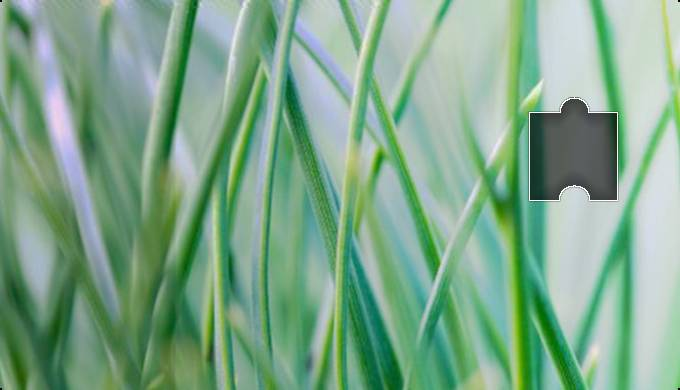
#> input picture img/origin.jpg, 680 x 390 px; its folder holds only this picture in this run
$ python -i crack.py   (imports and definitions only)
#> lines starting #> are read from the running program, lines starting #| are printed output that depends on the picture; after the words box and inside, x2 and y2 are one past the last pixel; in counts of white or black regions, pixels touching at a corner belong together
#> further down, picture is the input picture: shape (390, 680, 3); mean B, G, R 138.7, 167.1, 126.5
#!D:\DEV\Python\Python38-32
import logging
import random
import urllib.request

import cv2 as cv
from selenium.webdriver import ActionChains
from selenium.webdriver.common.by import By
from selenium.webdriver.support import expected_conditions as EC
from selenium.webdriver.support.ui import WebDriverWait

import easing


# [46 lines left out: function crack, not called in this run]


def get_pos(image):
    blurred = cv.GaussianBlur(image, (5, 5), 0)
    canny = cv.Canny(blurred, 200, 400)
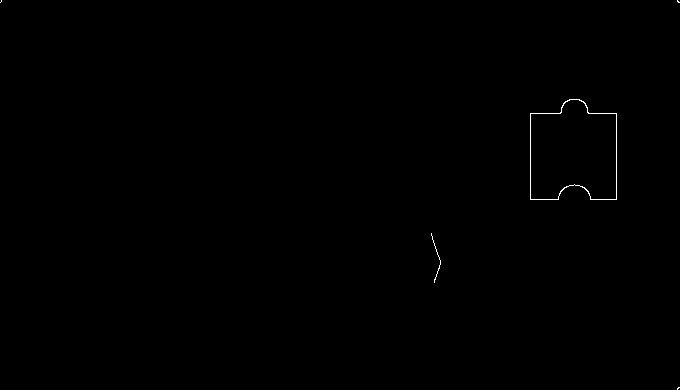
#> canny: shape (390, 680); 0.17% white in thin lines or dots
    contours, hierarchy = cv.findContours(
        canny, cv.RETR_EXTERNAL, cv.CHAIN_APPROX_SIMPLE)
#> contours = 5 contours, 4 with area under 20; largest, box (x1, y1, x2, y2) and area: (530, 99, 617, 200) 7360
    for i, contour in enumerate(contours):
        M = cv.moments(contour)
        if M['m00'] == 0:
            cx = cy = 0
        else:
            cx, cy = M['m10'] / M['m00'], M['m01'] / M['m00']
        if 6000 < cv.contourArea(contour) < 8000 and 370 < cv.arcLength(contour, True) < 390:
            if cx < 400:
                continue
            x, y, w, h = cv.boundingRect(contour)  # 外接矩形
            cv.rectangle(image, (x, y), (x + w, y + h), (0, 0, 255), 2)
            cv.imwrite("output/img/done.jpg", image)
            # cv.imshow('image', image)
            return x
#> this loop made 3 passes
#> (cx, cy, x, y, w, h) on pass 3: (573, 152.1, 530, 99, 87, 101)
#> (contour, cx, cy) on pass 1: ([[678, 387], [677, 388], [677, 389], [679, 387]], 677.8, 387.8)
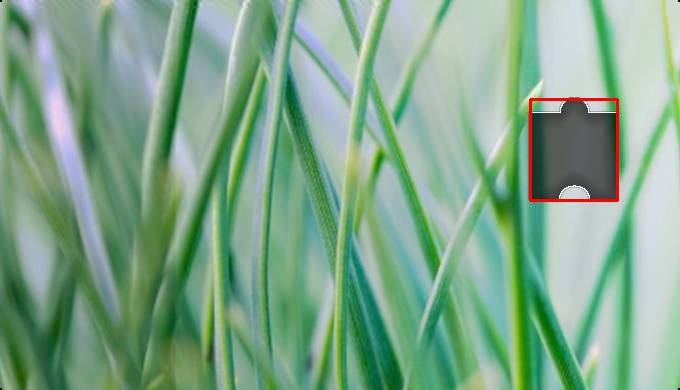
#> image: shape (390, 680, 3); 0.42% of pixels changed, all inside (x1, y1, x2, y2) = (529, 98, 619, 202)
    return 0


# [6 lines left out: function fake_drag, not called in this run]

>>> import cv2
>>> picture = cv2.imread('img/origin.jpg')
>>> result = get_pos(picture)
#> result = 530
